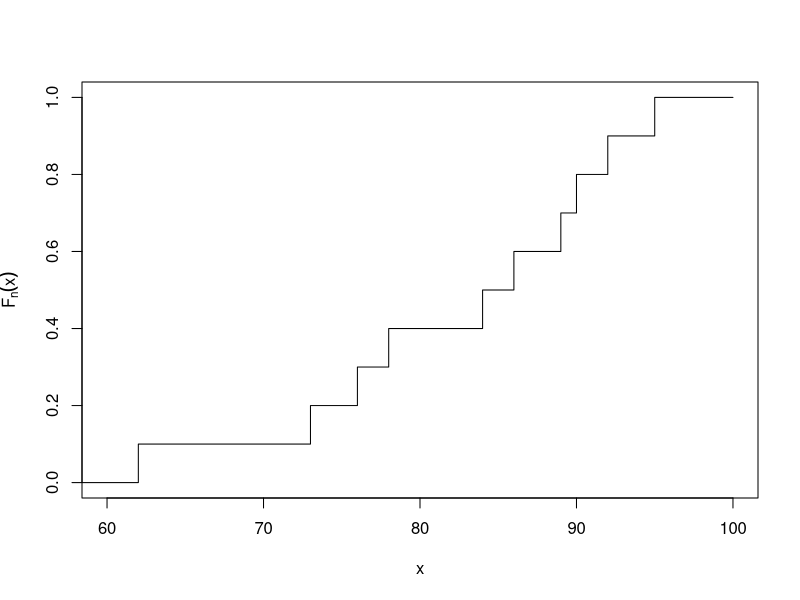

Here is the R script that generated this plot:
# 定义分点和对应的累计概率
x <- c(0, 62, 73, 76, 78, 84, 86, 89, 90, 92, 95, 100)
fn <- c(0, 0.1, 0.2, 0.3, 0.4, 0.5, 0.6, 0.7, 0.8, 0.9, 1, 1)

# 绘制阶梯形经验分布函数
plot(
  x, fn,
  type="s",
  xlab="x",
  xlim=c(60, 100),
  ylab=expression(F[n](x)),
)
